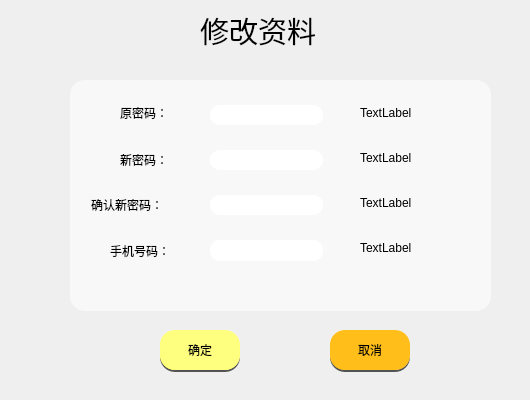
<?xml version="1.0" encoding="UTF-8"?>
<ui version="4.0">
 <class>Revise</class>
 <widget class="QDialog" name="Revise">
  <property name="geometry">
   <rect>
    <x>0</x>
    <y>0</y>
    <width>530</width>
    <height>400</height>
   </rect>
  </property>
  <property name="windowTitle">
   <string>Dialog</string>
  </property>
  <property name="styleSheet">
   <string notr="true">#Revise{border-image: url(:/image/city5.png);}</string>
  </property>
  <widget class="QLineEdit" name="lineEdit">
   <property name="geometry">
    <rect>
     <x>210</x>
     <y>105</y>
     <width>113</width>
     <height>20</height>
    </rect>
   </property>
   <property name="styleSheet">
    <string notr="true">border-radius:10px;
padding:4px 8px;</string>
   </property>
  </widget>
  <widget class="QLineEdit" name="lineEdit_2">
   <property name="geometry">
    <rect>
     <x>210</x>
     <y>150</y>
     <width>113</width>
     <height>20</height>
    </rect>
   </property>
   <property name="styleSheet">
    <string notr="true">border-radius:10px;
padding:4px 8px;</string>
   </property>
  </widget>
  <widget class="QLineEdit" name="lineEdit_3">
   <property name="geometry">
    <rect>
     <x>210</x>
     <y>195</y>
     <width>113</width>
     <height>20</height>
    </rect>
   </property>
   <property name="styleSheet">
    <string notr="true">border-radius:10px;
padding:4px 8px;</string>
   </property>
  </widget>
  <widget class="QPushButton" name="confirmButton">
   <property name="geometry">
    <rect>
     <x>160</x>
     <y>330</y>
     <width>80</width>
     <height>40</height>
    </rect>
   </property>
   <property name="styleSheet">
    <string notr="true">QPushButton{
border-radius:15px;
padding:4px 8px;
background-color: rgb(255, 255, 127);
}
QPushButton:hover{
border-radius:15px;
padding:4px 8px;
background-color: rgba(255, 255,127,150);

}
QPushButton:pressed{
border-radius:15px;
padding:4px 8px;
background-color: rgba(255, 255, 127,50);
	
}</string>
   </property>
   <property name="text">
    <string>确定</string>
   </property>
  </widget>
  <widget class="QPushButton" name="cancelButton">
   <property name="geometry">
    <rect>
     <x>330</x>
     <y>330</y>
     <width>80</width>
     <height>40</height>
    </rect>
   </property>
   <property name="styleSheet">
    <string notr="true">QPushButton{
border-radius:15px;
padding:4px 8px;
background-color: rgb(255, 190, 26);
}
QPushButton:hover{
border-radius:15px;
padding:4px 8px;
background-color: rgba(255, 190, 26,150);

}
QPushButton:pressed{
border-radius:15px;
padding:4px 8px;
background-color: rgba(255, 190, 26,50);
}</string>
   </property>
   <property name="text">
    <string>取消</string>
   </property>
  </widget>
  <widget class="QLineEdit" name="lineEdit_4">
   <property name="geometry">
    <rect>
     <x>210</x>
     <y>240</y>
     <width>113</width>
     <height>21</height>
    </rect>
   </property>
   <property name="styleSheet">
    <string notr="true">border-radius:10px;
padding:4px 8px;</string>
   </property>
  </widget>
  <widget class="QLabel" name="label_6">
   <property name="geometry">
    <rect>
     <x>360</x>
     <y>105</y>
     <width>72</width>
     <height>15</height>
    </rect>
   </property>
   <property name="text">
    <string>TextLabel</string>
   </property>
  </widget>
  <widget class="QLabel" name="label_7">
   <property name="geometry">
    <rect>
     <x>360</x>
     <y>150</y>
     <width>72</width>
     <height>15</height>
    </rect>
   </property>
   <property name="text">
    <string>TextLabel</string>
   </property>
  </widget>
  <widget class="QLabel" name="label_8">
   <property name="geometry">
    <rect>
     <x>360</x>
     <y>195</y>
     <width>72</width>
     <height>15</height>
    </rect>
   </property>
   <property name="text">
    <string>TextLabel</string>
   </property>
  </widget>
  <widget class="QLabel" name="label_9">
   <property name="geometry">
    <rect>
     <x>360</x>
     <y>240</y>
     <width>72</width>
     <height>15</height>
    </rect>
   </property>
   <property name="text">
    <string>TextLabel</string>
   </property>
  </widget>
  <widget class="QLabel" name="label_14">
   <property name="geometry">
    <rect>
     <x>70</x>
     <y>80</y>
     <width>421</width>
     <height>231</height>
    </rect>
   </property>
   <property name="styleSheet">
    <string notr="true">background-color: rgba(255, 255, 255,150);
border-radius:15px;
padding:4px 8px;</string>
   </property>
   <property name="text">
    <string/>
   </property>
  </widget>
  <widget class="QLabel" name="label_5">
   <property name="geometry">
    <rect>
     <x>120</x>
     <y>105</y>
     <width>72</width>
     <height>15</height>
    </rect>
   </property>
   <property name="text">
    <string>原密码：</string>
   </property>
  </widget>
  <widget class="QLabel" name="label_2">
   <property name="geometry">
    <rect>
     <x>120</x>
     <y>150</y>
     <width>71</width>
     <height>20</height>
    </rect>
   </property>
   <property name="text">
    <string>新密码：</string>
   </property>
  </widget>
  <widget class="QLabel" name="label">
   <property name="geometry">
    <rect>
     <x>91</x>
     <y>195</y>
     <width>91</width>
     <height>20</height>
    </rect>
   </property>
   <property name="text">
    <string>确认新密码：</string>
   </property>
  </widget>
  <widget class="QLabel" name="label_3">
   <property name="geometry">
    <rect>
     <x>110</x>
     <y>240</y>
     <width>71</width>
     <height>21</height>
    </rect>
   </property>
   <property name="text">
    <string>手机号码：</string>
   </property>
  </widget>
  <widget class="QLabel" name="label_10">
   <property name="geometry">
    <rect>
     <x>200</x>
     <y>10</y>
     <width>151</width>
     <height>41</height>
    </rect>
   </property>
   <property name="font">
    <font>
     <family>幼圆</family>
     <pointsize>22</pointsize>
     <weight>50</weight>
     <italic>false</italic>
     <bold>false</bold>
    </font>
   </property>
   <property name="styleSheet">
    <string notr="true"/>
   </property>
   <property name="text">
    <string>修改资料</string>
   </property>
  </widget>
  <widget class="QLabel" name="label_13">
   <property name="geometry">
    <rect>
     <x>330</x>
     <y>332</y>
     <width>80</width>
     <height>40</height>
    </rect>
   </property>
   <property name="styleSheet">
    <string notr="true">background-color: rgb(83, 83, 83);
border-radius:15px;
padding:4px 8px</string>
   </property>
   <property name="text">
    <string/>
   </property>
  </widget>
  <widget class="QLabel" name="label_15">
   <property name="geometry">
    <rect>
     <x>330</x>
     <y>330</y>
     <width>80</width>
     <height>40</height>
    </rect>
   </property>
   <property name="font">
    <font>
     <pointsize>16</pointsize>
    </font>
   </property>
   <property name="styleSheet">
    <string notr="true">background-color: qlineargradient(spread:pad, x1:0.03, y1:1, x2:0.717, y2:0, stop:0 rgba(255, 190, 26, 255), stop:1 rgba(255, 255, 255, 255));

border-radius:15px;
padding:4px 8px;
color: rgb(255, 255, 255);
</string>
   </property>
   <property name="text">
    <string/>
   </property>
  </widget>
  <widget class="QLabel" name="label_16">
   <property name="geometry">
    <rect>
     <x>160</x>
     <y>330</y>
     <width>80</width>
     <height>40</height>
    </rect>
   </property>
   <property name="font">
    <font>
     <pointsize>16</pointsize>
    </font>
   </property>
   <property name="styleSheet">
    <string notr="true">background-color: qlineargradient(spread:pad, x1:0, y1:1, x2:0.557219, y2:0, stop:0 rgba(255, 255, 0, 255), stop:1 rgba(255, 255, 255, 255));
border-radius:15px;
padding:4px 8px;
color: rgb(255, 255, 255);
</string>
   </property>
   <property name="text">
    <string/>
   </property>
  </widget>
  <widget class="QLabel" name="label_17">
   <property name="geometry">
    <rect>
     <x>160</x>
     <y>332</y>
     <width>80</width>
     <height>40</height>
    </rect>
   </property>
   <property name="styleSheet">
    <string notr="true">background-color: rgb(83, 83, 83);
border-radius:15px;
padding:4px 8px</string>
   </property>
   <property name="text">
    <string/>
   </property>
  </widget>
  <zorder>label_17</zorder>
  <zorder>label_16</zorder>
  <zorder>label_14</zorder>
  <zorder>lineEdit</zorder>
  <zorder>lineEdit_2</zorder>
  <zorder>lineEdit_3</zorder>
  <zorder>confirmButton</zorder>
  <zorder>lineEdit_4</zorder>
  <zorder>label_6</zorder>
  <zorder>label_7</zorder>
  <zorder>label_8</zorder>
  <zorder>label_9</zorder>
  <zorder>label_5</zorder>
  <zorder>label_2</zorder>
  <zorder>label</zorder>
  <zorder>label_3</zorder>
  <zorder>label_10</zorder>
  <zorder>label_13</zorder>
  <zorder>label_15</zorder>
  <zorder>cancelButton</zorder>
 </widget>
 <resources/>
 <connections/>
</ui>
